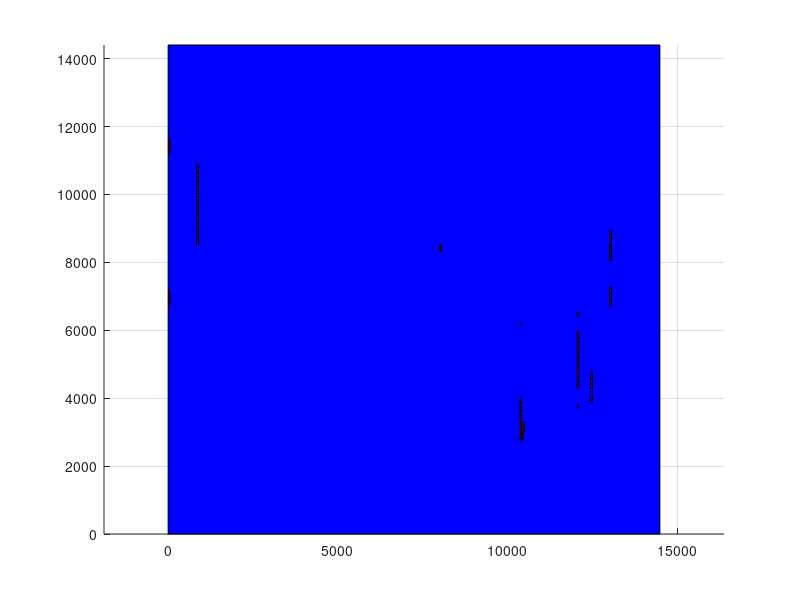

MATLAB code to generate this figure:
axis equal;
hold on;
grid on;
block_x=[0 0 14480 14480 0];
block_y=[0 14400 14400 0 0];
fill(block_x, block_y, 'b');
block_x=[10370 10370 10410 10410 10370];
block_y=[2770 2850 2850 2770 2770];
fill(block_x, block_y, 'm');
block_x=[10370 10370 10410 10410 10370];
block_y=[2810 2890 2890 2810 2810];
fill(block_x, block_y, 'm');
block_x=[10370 10370 10410 10410 10370];
block_y=[2850 2930 2930 2850 2850];
fill(block_x, block_y, 'm');
block_x=[10 10 50 50 10];
block_y=[11570 11650 11650 11570 11570];
fill(block_x, block_y, 'm');
block_x=[10370 10370 10410 10410 10370];
block_y=[2890 2970 2970 2890 2890];
fill(block_x, block_y, 'm');
block_x=[10 10 50 50 10];
block_y=[6730 6810 6810 6730 6730];
fill(block_x, block_y, 'm');
block_x=[10370 10370 10410 10410 10370];
block_y=[3010 3090 3090 3010 3010];
fill(block_x, block_y, 'm');
block_x=[10 10 50 50 10];
block_y=[6770 6850 6850 6770 6770];
fill(block_x, block_y, 'm');
block_x=[10370 10370 10410 10410 10370];
block_y=[2930 3010 3010 2930 2930];
fill(block_x, block_y, 'm');
block_x=[10370 10370 10410 10410 10370];
block_y=[3090 3170 3170 3090 3090];
fill(block_x, block_y, 'm');
block_x=[10 10 50 50 10];
block_y=[11530 11610 11610 11530 11530];
fill(block_x, block_y, 'm');
block_x=[10370 10370 10410 10410 10370];
block_y=[3050 3130 3130 3050 3050];
fill(block_x, block_y, 'm');
block_x=[10370 10370 10410 10410 10370];
block_y=[3130 3210 3210 3130 3130];
fill(block_x, block_y, 'm');
block_x=[10370 10370 10410 10410 10370];
block_y=[2970 3050 3050 2970 2970];
fill(block_x, block_y, 'm');
block_x=[10 10 50 50 10];
block_y=[11490 11570 11570 11490 11490];
fill(block_x, block_y, 'm');
block_x=[10370 10370 10410 10410 10370];
block_y=[3170 3250 3250 3170 3170];
fill(block_x, block_y, 'm');
block_x=[10370 10370 10410 10410 10370];
block_y=[3250 3330 3330 3250 3250];
fill(block_x, block_y, 'm');
block_x=[10370 10370 10410 10410 10370];
block_y=[3210 3290 3290 3210 3210];
fill(block_x, block_y, 'm');
block_x=[12050 12050 12090 12090 12050];
block_y=[4850 4930 4930 4850 4850];
fill(block_x, block_y, 'm');
block_x=[10 10 50 50 10];
block_y=[11450 11530 11530 11450 11450];
fill(block_x, block_y, 'm');
block_x=[10 10 50 50 10];
block_y=[6810 6890 6890 6810 6810];
fill(block_x, block_y, 'm');
block_x=[10370 10370 10410 10410 10370];
block_y=[3290 3370 3370 3290 3290];
fill(block_x, block_y, 'm');
block_x=[10370 10370 10410 10410 10370];
block_y=[3330 3410 3410 3330 3330];
fill(block_x, block_y, 'm');
block_x=[12050 12050 12090 12090 12050];
block_y=[4890 4970 4970 4890 4890];
fill(block_x, block_y, 'm');
block_x=[10370 10370 10410 10410 10370];
block_y=[3370 3450 3450 3370 3370];
fill(block_x, block_y, 'm');
block_x=[13010 13010 13050 13050 13010];
block_y=[8290 8370 8370 8290 8290];
fill(block_x, block_y, 'm');
block_x=[12050 12050 12090 12090 12050];
block_y=[4930 5010 5010 4930 4930];
fill(block_x, block_y, 'm');
block_x=[10370 10370 10410 10410 10370];
block_y=[3410 3490 3490 3410 3410];
fill(block_x, block_y, 'm');
block_x=[13010 13010 13050 13050 13010];
block_y=[8330 8410 8410 8330 8330];
fill(block_x, block_y, 'm');
block_x=[12050 12050 12090 12090 12050];
block_y=[4970 5050 5050 4970 4970];
fill(block_x, block_y, 'm');
block_x=[13010 13010 13050 13050 13010];
block_y=[8370 8450 8450 8370 8370];
fill(block_x, block_y, 'm');
block_x=[10370 10370 10410 10410 10370];
block_y=[3450 3530 3530 3450 3450];
fill(block_x, block_y, 'm');
block_x=[13010 13010 13050 13050 13010];
block_y=[8250 8330 8330 8250 8250];
fill(block_x, block_y, 'm');
block_x=[12050 12050 12090 12090 12050];
block_y=[5010 5090 5090 5010 5010];
fill(block_x, block_y, 'm');
block_x=[10 10 50 50 10];
block_y=[11410 11490 11490 11410 11410];
fill(block_x, block_y, 'm');
block_x=[10 10 50 50 10];
block_y=[6850 6930 6930 6850 6850];
fill(block_x, block_y, 'm');
block_x=[10 10 50 50 10];
block_y=[6890 6970 6970 6890 6890];
fill(block_x, block_y, 'm');
block_x=[10370 10370 10410 10410 10370];
block_y=[3490 3570 3570 3490 3490];
fill(block_x, block_y, 'm');
block_x=[13010 13010 13050 13050 13010];
block_y=[8410 8490 8490 8410 8410];
fill(block_x, block_y, 'm');
block_x=[13010 13010 13050 13050 13010];
block_y=[8210 8290 8290 8210 8210];
fill(block_x, block_y, 'm');
block_x=[850 850 890 890 850];
block_y=[9130 9210 9210 9130 9130];
fill(block_x, block_y, 'm');
block_x=[12050 12050 12090 12090 12050];
block_y=[5050 5130 5130 5050 5050];
fill(block_x, block_y, 'm');
block_x=[850 850 890 890 850];
block_y=[9170 9250 9250 9170 9170];
fill(block_x, block_y, 'm');
block_x=[10370 10370 10410 10410 10370];
block_y=[3530 3610 3610 3530 3530];
fill(block_x, block_y, 'm');
block_x=[13010 13010 13050 13050 13010];
block_y=[8690 8770 8770 8690 8690];
fill(block_x, block_y, 'm');
block_x=[12050 12050 12090 12090 12050];
block_y=[5090 5170 5170 5090 5090];
fill(block_x, block_y, 'm');
block_x=[10370 10370 10410 10410 10370];
block_y=[3570 3650 3650 3570 3570];
fill(block_x, block_y, 'm');
block_x=[13010 13010 13050 13050 13010];
block_y=[8450 8530 8530 8450 8450];
fill(block_x, block_y, 'm');
block_x=[12050 12050 12090 12090 12050];
block_y=[5130 5210 5210 5130 5130];
fill(block_x, block_y, 'm');
block_x=[10 10 50 50 10];
block_y=[6930 7010 7010 6930 6930];
fill(block_x, block_y, 'm');
block_x=[10 10 50 50 10];
block_y=[11370 11450 11450 11370 11370];
fill(block_x, block_y, 'm');
block_x=[850 850 890 890 850];
block_y=[10330 10410 10410 10330 10330];
fill(block_x, block_y, 'm');
block_x=[850 850 890 890 850];
block_y=[10290 10370 10370 10290 10290];
fill(block_x, block_y, 'm');
block_x=[12050 12050 12090 12090 12050];
block_y=[5170 5250 5250 5170 5170];
fill(block_x, block_y, 'm');
block_x=[850 850 890 890 850];
block_y=[9210 9290 9290 9210 9210];
fill(block_x, block_y, 'm');
block_x=[850 850 890 890 850];
block_y=[8890 8970 8970 8890 8890];
fill(block_x, block_y, 'm');
block_x=[13010 13010 13050 13050 13010];
block_y=[8490 8570 8570 8490 8490];
fill(block_x, block_y, 'm');
block_x=[10 10 50 50 10];
block_y=[11330 11410 11410 11330 11330];
fill(block_x, block_y, 'm');
block_x=[850 850 890 890 850];
block_y=[8850 8930 8930 8850 8850];
fill(block_x, block_y, 'm');
block_x=[10 10 50 50 10];
block_y=[11290 11370 11370 11290 11290];
fill(block_x, block_y, 'm');
block_x=[12050 12050 12090 12090 12050];
block_y=[5210 5290 5290 5210 5210];
fill(block_x, block_y, 'm');
block_x=[10370 10370 10410 10410 10370];
block_y=[3610 3690 3690 3610 3610];
fill(block_x, block_y, 'm');
block_x=[850 850 890 890 850];
block_y=[9370 9450 9450 9370 9370];
fill(block_x, block_y, 'm');
block_x=[12050 12050 12090 12090 12050];
block_y=[5290 5370 5370 5290 5290];
fill(block_x, block_y, 'm');
block_x=[12050 12050 12090 12090 12050];
block_y=[4490 4570 4570 4490 4490];
fill(block_x, block_y, 'm');
block_x=[850 850 890 890 850];
block_y=[9090 9170 9170 9090 9090];
fill(block_x, block_y, 'm');
block_x=[13010 13010 13050 13050 13010];
block_y=[8170 8250 8250 8170 8170];
fill(block_x, block_y, 'm');
block_x=[10370 10370 10410 10410 10370];
block_y=[3690 3770 3770 3690 3690];
fill(block_x, block_y, 'm');
block_x=[12050 12050 12090 12090 12050];
block_y=[5250 5330 5330 5250 5250];
fill(block_x, block_y, 'm');
block_x=[850 850 890 890 850];
block_y=[9410 9490 9490 9410 9410];
fill(block_x, block_y, 'm');
block_x=[850 850 890 890 850];
block_y=[8930 9010 9010 8930 8930];
fill(block_x, block_y, 'm');
block_x=[850 850 890 890 850];
block_y=[8610 8690 8690 8610 8610];
fill(block_x, block_y, 'm');
block_x=[13010 13010 13050 13050 13010];
block_y=[8530 8610 8610 8530 8530];
fill(block_x, block_y, 'm');
block_x=[850 850 890 890 850];
block_y=[10370 10450 10450 10370 10370];
fill(block_x, block_y, 'm');
block_x=[850 850 890 890 850];
block_y=[10050 10130 10130 10050 10050];
fill(block_x, block_y, 'm');
block_x=[10370 10370 10410 10410 10370];
block_y=[3650 3730 3730 3650 3650];
fill(block_x, block_y, 'm');
block_x=[10410 10410 10450 10450 10410];
block_y=[2770 2850 2850 2770 2770];
fill(block_x, block_y, 'm');
block_x=[850 850 890 890 850];
block_y=[8650 8730 8730 8650 8650];
fill(block_x, block_y, 'm');
block_x=[850 850 890 890 850];
block_y=[10250 10330 10330 10250 10250];
fill(block_x, block_y, 'm');
block_x=[850 850 890 890 850];
block_y=[8810 8890 8890 8810 8810];
fill(block_x, block_y, 'm');
block_x=[850 850 890 890 850];
block_y=[9250 9330 9330 9250 9250];
fill(block_x, block_y, 'm');
block_x=[10 10 50 50 10];
block_y=[6970 7050 7050 6970 6970];
fill(block_x, block_y, 'm');
block_x=[10 10 50 50 10];
block_y=[7010 7090 7090 7010 7010];
fill(block_x, block_y, 'm');
block_x=[850 850 890 890 850];
block_y=[9330 9410 9410 9330 9330];
fill(block_x, block_y, 'm');
block_x=[12050 12050 12090 12090 12050];
block_y=[4450 4530 4530 4450 4450];
fill(block_x, block_y, 'm');
block_x=[10410 10410 10450 10450 10410];
block_y=[2810 2890 2890 2810 2810];
fill(block_x, block_y, 'm');
block_x=[12050 12050 12090 12090 12050];
block_y=[5370 5450 5450 5370 5370];
fill(block_x, block_y, 'm');
block_x=[850 850 890 890 850];
block_y=[10090 10170 10170 10090 10090];
fill(block_x, block_y, 'm');
block_x=[12050 12050 12090 12090 12050];
block_y=[4530 4610 4610 4530 4530];
fill(block_x, block_y, 'm');
block_x=[10370 10370 10410 10410 10370];
block_y=[3730 3810 3810 3730 3730];
fill(block_x, block_y, 'm');
block_x=[10370 10370 10410 10410 10370];
block_y=[3770 3850 3850 3770 3770];
fill(block_x, block_y, 'm');
block_x=[850 850 890 890 850];
block_y=[9010 9090 9090 9010 9010];
fill(block_x, block_y, 'm');
block_x=[850 850 890 890 850];
block_y=[10450 10530 10530 10450 10450];
fill(block_x, block_y, 'm');
block_x=[850 850 890 890 850];
block_y=[8970 9050 9050 8970 8970];
fill(block_x, block_y, 'm');
block_x=[850 850 890 890 850];
block_y=[8530 8610 8610 8530 8530];
fill(block_x, block_y, 'm');
block_x=[13010 13010 13050 13050 13010];
block_y=[8770 8850 8850 8770 8770];
fill(block_x, block_y, 'm');
block_x=[13010 13010 13050 13050 13010];
block_y=[8730 8810 8810 8730 8730];
fill(block_x, block_y, 'm');
block_x=[850 850 890 890 850];
block_y=[9450 9530 9530 9450 9450];
fill(block_x, block_y, 'm');
block_x=[850 850 890 890 850];
block_y=[8730 8810 8810 8730 8730];
fill(block_x, block_y, 'm');
block_x=[850 850 890 890 850];
block_y=[10410 10490 10490 10410 10410];
fill(block_x, block_y, 'm');
block_x=[850 850 890 890 850];
block_y=[8770 8850 8850 8770 8770];
fill(block_x, block_y, 'm');
block_x=[850 850 890 890 850];
block_y=[9050 9130 9130 9050 9050];
fill(block_x, block_y, 'm');
block_x=[10370 10370 10410 10410 10370];
block_y=[3810 3890 3890 3810 3810];
fill(block_x, block_y, 'm');
block_x=[12050 12050 12090 12090 12050];
block_y=[5330 5410 5410 5330 5330];
fill(block_x, block_y, 'm');
block_x=[850 850 890 890 850];
block_y=[9490 9570 9570 9490 9490];
fill(block_x, block_y, 'm');
block_x=[10 10 50 50 10];
block_y=[7050 7130 7130 7050 7050];
fill(block_x, block_y, 'm');
block_x=[850 850 890 890 850];
block_y=[9970 10050 10050 9970 9970];
fill(block_x, block_y, 'm');
block_x=[850 850 890 890 850];
block_y=[8690 8770 8770 8690 8690];
fill(block_x, block_y, 'm');
block_x=[10 10 50 50 10];
block_y=[11250 11330 11330 11250 11250];
fill(block_x, block_y, 'm');
block_x=[850 850 890 890 850];
block_y=[10170 10250 10250 10170 10170];
fill(block_x, block_y, 'm');
block_x=[850 850 890 890 850];
block_y=[10570 10650 10650 10570 10570];
fill(block_x, block_y, 'm');
block_x=[850 850 890 890 850];
block_y=[10210 10290 10290 10210 10210];
fill(block_x, block_y, 'm');
block_x=[850 850 890 890 850];
block_y=[8570 8650 8650 8570 8570];
fill(block_x, block_y, 'm');
block_x=[10410 10410 10450 10450 10410];
block_y=[2850 2930 2930 2850 2850];
fill(block_x, block_y, 'm');
block_x=[12050 12050 12090 12090 12050];
block_y=[5410 5490 5490 5410 5410];
fill(block_x, block_y, 'm');
block_x=[12050 12050 12090 12090 12050];
block_y=[4810 4890 4890 4810 4810];
fill(block_x, block_y, 'm');
block_x=[850 850 890 890 850];
block_y=[10490 10570 10570 10490 10490];
fill(block_x, block_y, 'm');
block_x=[850 850 890 890 850];
block_y=[10130 10210 10210 10130 10130];
fill(block_x, block_y, 'm');
block_x=[850 850 890 890 850];
block_y=[9730 9810 9810 9730 9730];
fill(block_x, block_y, 'm');
block_x=[12050 12050 12090 12090 12050];
block_y=[4690 4770 4770 4690 4690];
fill(block_x, block_y, 'm');
block_x=[850 850 890 890 850];
block_y=[10610 10690 10690 10610 10610];
fill(block_x, block_y, 'm');
block_x=[10410 10410 10450 10450 10410];
block_y=[2890 2970 2970 2890 2890];
fill(block_x, block_y, 'm');
block_x=[10370 10370 10410 10410 10370];
block_y=[2730 2810 2810 2730 2730];
fill(block_x, block_y, 'm');
block_x=[10370 10370 10410 10410 10370];
block_y=[3850 3930 3930 3850 3850];
fill(block_x, block_y, 'm');
block_x=[850 850 890 890 850];
block_y=[10010 10090 10090 10010 10010];
fill(block_x, block_y, 'm');
block_x=[850 850 890 890 850];
block_y=[9770 9850 9850 9770 9770];
fill(block_x, block_y, 'm');
block_x=[12050 12050 12090 12090 12050];
block_y=[5450 5530 5530 5450 5450];
fill(block_x, block_y, 'm');
block_x=[13010 13010 13050 13050 13010];
block_y=[7210 7290 7290 7210 7210];
fill(block_x, block_y, 'm');
block_x=[12050 12050 12090 12090 12050];
block_y=[4730 4810 4810 4730 4730];
fill(block_x, block_y, 'm');
block_x=[12050 12050 12090 12090 12050];
block_y=[4610 4690 4690 4610 4610];
fill(block_x, block_y, 'm');
block_x=[850 850 890 890 850];
block_y=[9690 9770 9770 9690 9690];
fill(block_x, block_y, 'm');
block_x=[12050 12050 12090 12090 12050];
block_y=[4330 4410 4410 4330 4330];
fill(block_x, block_y, 'm');
block_x=[12450 12450 12490 12490 12450];
block_y=[4290 4370 4370 4290 4290];
fill(block_x, block_y, 'm');
block_x=[13010 13010 13050 13050 13010];
block_y=[7010 7090 7090 7010 7010];
fill(block_x, block_y, 'm');
block_x=[10450 10450 10490 10490 10450];
block_y=[3010 3090 3090 3010 3010];
fill(block_x, block_y, 'm');
block_x=[10450 10450 10490 10490 10450];
block_y=[3050 3130 3130 3050 3050];
fill(block_x, block_y, 'm');
block_x=[850 850 890 890 850];
block_y=[9650 9730 9730 9650 9650];
fill(block_x, block_y, 'm');
block_x=[850 850 890 890 850];
block_y=[10530 10610 10610 10530 10530];
fill(block_x, block_y, 'm');
block_x=[10 10 50 50 10];
block_y=[11210 11290 11290 11210 11210];
fill(block_x, block_y, 'm');
block_x=[10370 10370 10410 10410 10370];
block_y=[3890 3970 3970 3890 3890];
fill(block_x, block_y, 'm');
block_x=[12050 12050 12090 12090 12050];
block_y=[5730 5810 5810 5730 5730];
fill(block_x, block_y, 'm');
block_x=[10410 10410 10450 10450 10410];
block_y=[3050 3130 3130 3050 3050];
fill(block_x, block_y, 'm');
block_x=[13010 13010 13050 13050 13010];
block_y=[6850 6930 6930 6850 6850];
fill(block_x, block_y, 'm');
block_x=[12050 12050 12090 12090 12050];
block_y=[5490 5570 5570 5490 5490];
fill(block_x, block_y, 'm');
block_x=[850 850 890 890 850];
block_y=[9530 9610 9610 9530 9530];
fill(block_x, block_y, 'm');
block_x=[12050 12050 12090 12090 12050];
block_y=[4570 4650 4650 4570 4570];
fill(block_x, block_y, 'm');
block_x=[13010 13010 13050 13050 13010];
block_y=[6930 7010 7010 6930 6930];
fill(block_x, block_y, 'm');
block_x=[10410 10410 10450 10450 10410];
block_y=[3010 3090 3090 3010 3010];
fill(block_x, block_y, 'm');
block_x=[8010 8010 8050 8050 8010];
block_y=[8330 8410 8410 8330 8330];
fill(block_x, block_y, 'm');
block_x=[12050 12050 12090 12090 12050];
block_y=[5610 5690 5690 5610 5610];
fill(block_x, block_y, 'm');
block_x=[12050 12050 12090 12090 12050];
block_y=[4650 4730 4730 4650 4650];
fill(block_x, block_y, 'm');
block_x=[12450 12450 12490 12490 12450];
block_y=[4410 4490 4490 4410 4410];
fill(block_x, block_y, 'm');
block_x=[13010 13010 13050 13050 13010];
block_y=[8130 8210 8210 8130 8130];
fill(block_x, block_y, 'm');
block_x=[12050 12050 12090 12090 12050];
block_y=[4410 4490 4490 4410 4410];
fill(block_x, block_y, 'm');
block_x=[12050 12050 12090 12090 12050];
block_y=[4370 4450 4450 4370 4370];
fill(block_x, block_y, 'm');
block_x=[850 850 890 890 850];
block_y=[10650 10730 10730 10650 10650];
fill(block_x, block_y, 'm');
block_x=[12050 12050 12090 12090 12050];
block_y=[5570 5650 5650 5570 5570];
fill(block_x, block_y, 'm');
block_x=[12450 12450 12490 12490 12450];
block_y=[4490 4570 4570 4490 4490];
fill(block_x, block_y, 'm');
block_x=[10410 10410 10450 10450 10410];
block_y=[2930 3010 3010 2930 2930];
fill(block_x, block_y, 'm');
block_x=[13010 13010 13050 13050 13010];
block_y=[6890 6970 6970 6890 6890];
fill(block_x, block_y, 'm');
block_x=[12050 12050 12090 12090 12050];
block_y=[5650 5730 5730 5650 5650];
fill(block_x, block_y, 'm');
block_x=[850 850 890 890 850];
block_y=[9570 9650 9650 9570 9570];
fill(block_x, block_y, 'm');
block_x=[850 850 890 890 850];
block_y=[9610 9690 9690 9610 9610];
fill(block_x, block_y, 'm');
block_x=[12450 12450 12490 12490 12450];
block_y=[4370 4450 4450 4370 4370];
fill(block_x, block_y, 'm');
block_x=[12450 12450 12490 12490 12450];
block_y=[4250 4330 4330 4250 4250];
fill(block_x, block_y, 'm');
block_x=[13010 13010 13050 13050 13010];
block_y=[6690 6770 6770 6690 6690];
fill(block_x, block_y, 'm');
block_x=[10 10 50 50 10];
block_y=[6690 6770 6770 6690 6690];
fill(block_x, block_y, 'm');
block_x=[8010 8010 8050 8050 8010];
block_y=[8410 8490 8490 8410 8410];
fill(block_x, block_y, 'm');
block_x=[13010 13010 13050 13050 13010];
block_y=[6810 6890 6890 6810 6810];
fill(block_x, block_y, 'm');
block_x=[13010 13010 13050 13050 13010];
block_y=[8050 8130 8130 8050 8050];
fill(block_x, block_y, 'm');
block_x=[12450 12450 12490 12490 12450];
block_y=[4330 4410 4410 4330 4330];
fill(block_x, block_y, 'm');
block_x=[12050 12050 12090 12090 12050];
block_y=[5530 5610 5610 5530 5530];
fill(block_x, block_y, 'm');
block_x=[12450 12450 12490 12490 12450];
block_y=[3930 4010 4010 3930 3930];
fill(block_x, block_y, 'm');
block_x=[12450 12450 12490 12490 12450];
block_y=[4450 4530 4530 4450 4450];
fill(block_x, block_y, 'm');
block_x=[12450 12450 12490 12490 12450];
block_y=[4210 4290 4290 4210 4210];
fill(block_x, block_y, 'm');
block_x=[12050 12050 12090 12090 12050];
block_y=[5690 5770 5770 5690 5690];
fill(block_x, block_y, 'm');
block_x=[12450 12450 12490 12490 12450];
block_y=[4690 4770 4770 4690 4690];
fill(block_x, block_y, 'm');
block_x=[12450 12450 12490 12490 12450];
block_y=[4530 4610 4610 4530 4530];
fill(block_x, block_y, 'm');
block_x=[13010 13010 13050 13050 13010];
block_y=[7090 7170 7170 7090 7090];
fill(block_x, block_y, 'm');
block_x=[10 10 50 50 10];
block_y=[11170 11250 11250 11170 11170];
fill(block_x, block_y, 'm');
block_x=[12050 12050 12090 12090 12050];
block_y=[5770 5850 5850 5770 5770];
fill(block_x, block_y, 'm');
block_x=[13010 13010 13050 13050 13010];
block_y=[8090 8170 8170 8090 8090];
fill(block_x, block_y, 'm');
block_x=[12050 12050 12090 12090 12050];
block_y=[4290 4370 4370 4290 4290];
fill(block_x, block_y, 'm');
block_x=[850 850 890 890 850];
block_y=[9810 9890 9890 9810 9810];
fill(block_x, block_y, 'm');
block_x=[850 850 890 890 850];
block_y=[9890 9970 9970 9890 9890];
fill(block_x, block_y, 'm');
block_x=[12050 12050 12090 12090 12050];
block_y=[4770 4850 4850 4770 4770];
fill(block_x, block_y, 'm');
block_x=[13010 13010 13050 13050 13010];
block_y=[8810 8890 8890 8810 8810];
fill(block_x, block_y, 'm');
block_x=[13010 13010 13050 13050 13010];
block_y=[6970 7050 7050 6970 6970];
fill(block_x, block_y, 'm');
block_x=[13010 13010 13050 13050 13010];
block_y=[7170 7250 7250 7170 7170];
fill(block_x, block_y, 'm');
block_x=[850 850 890 890 850];
block_y=[9850 9930 9930 9850 9850];
fill(block_x, block_y, 'm');
block_x=[13010 13010 13050 13050 13010];
block_y=[8650 8730 8730 8650 8650];
fill(block_x, block_y, 'm');
block_x=[8010 8010 8050 8050 8010];
block_y=[8450 8530 8530 8450 8450];
fill(block_x, block_y, 'm');
block_x=[850 850 890 890 850];
block_y=[10770 10850 10850 10770 10770];
fill(block_x, block_y, 'm');
block_x=[10370 10370 10410 10410 10370];
block_y=[6130 6210 6210 6130 6130];
fill(block_x, block_y, 'm');
block_x=[8010 8010 8050 8050 8010];
block_y=[8370 8450 8450 8370 8370];
fill(block_x, block_y, 'm');
block_x=[13010 13010 13050 13050 13010];
block_y=[6770 6850 6850 6770 6770];
fill(block_x, block_y, 'm');
block_x=[850 850 890 890 850];
block_y=[10810 10890 10890 10810 10810];
fill(block_x, block_y, 'm');
block_x=[850 850 890 890 850];
block_y=[10690 10770 10770 10690 10690];
fill(block_x, block_y, 'm');
block_x=[12450 12450 12490 12490 12450];
block_y=[4570 4650 4650 4570 4570];
fill(block_x, block_y, 'm');
block_x=[10410 10410 10450 10450 10410];
block_y=[2970 3050 3050 2970 2970];
fill(block_x, block_y, 'm');
block_x=[12450 12450 12490 12490 12450];
block_y=[4610 4690 4690 4610 4610];
fill(block_x, block_y, 'm');
block_x=[12050 12050 12090 12090 12050];
block_y=[6410 6490 6490 6410 6410];
fill(block_x, block_y, 'm');
block_x=[850 850 890 890 850];
block_y=[9930 10010 10010 9930 9930];
fill(block_x, block_y, 'm');
block_x=[12450 12450 12490 12490 12450];
block_y=[3970 4050 4050 3970 3970];
fill(block_x, block_y, 'm');
block_x=[10370 10370 10410 10410 10370];
block_y=[3930 4010 4010 3930 3930];
fill(block_x, block_y, 'm');
block_x=[12050 12050 12090 12090 12050];
block_y=[5890 5970 5970 5890 5890];
fill(block_x, block_y, 'm');
block_x=[12050 12050 12090 12090 12050];
block_y=[5810 5890 5890 5810 5810];
fill(block_x, block_y, 'm');
block_x=[10 10 50 50 10];
block_y=[7090 7170 7170 7090 7090];
fill(block_x, block_y, 'm');
block_x=[12450 12450 12490 12490 12450];
block_y=[4050 4130 4130 4050 4050];
fill(block_x, block_y, 'm');
block_x=[10450 10450 10490 10490 10450];
block_y=[3130 3210 3210 3130 3130];
fill(block_x, block_y, 'm');
block_x=[12050 12050 12090 12090 12050];
block_y=[6450 6530 6530 6450 6450];
fill(block_x, block_y, 'm');
block_x=[10410 10410 10450 10450 10410];
block_y=[3170 3250 3250 3170 3170];
fill(block_x, block_y, 'm');
block_x=[12050 12050 12090 12090 12050];
block_y=[3730 3810 3810 3730 3730];
fill(block_x, block_y, 'm');
block_x=[13010 13010 13050 13050 13010];
block_y=[8850 8930 8930 8850 8850];
fill(block_x, block_y, 'm');
block_x=[12050 12050 12090 12090 12050];
block_y=[5930 6010 6010 5930 5930];
fill(block_x, block_y, 'm');
block_x=[13010 13010 13050 13050 13010];
block_y=[7130 7210 7210 7130 7130];
fill(block_x, block_y, 'm');
block_x=[12450 12450 12490 12490 12450];
block_y=[3850 3930 3930 3850 3850];
fill(block_x, block_y, 'm');
block_x=[10450 10450 10490 10490 10450];
block_y=[3210 3290 3290 3210 3210];
fill(block_x, block_y, 'm');
block_x=[850 850 890 890 850];
block_y=[8490 8570 8570 8490 8490];
fill(block_x, block_y, 'm');
